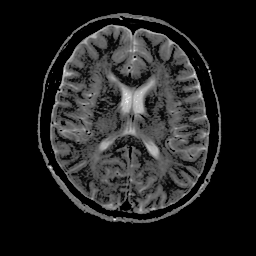
#> input picture lab8/mri.png, 256 x 256 px
$ jupyter execute aim1.ipynb
#> lines starting #> are read from the running program, lines starting #| are printed output that depends on the picture; after the words box and inside, x2 and y2 are one past the last pixel; in counts of white or black regions, pixels touching at a corner belong together
[cell 1]
# CELL 1: Imports and Loading Image
import cv2
import numpy as np
import matplotlib.pyplot as plt

# Read the image in grayscale (0 flag)
# Note: Replace 'sample.jpg' with a path to your own image
image_path = 'mri.png'
original_image = cv2.imread(image_path, 0)
#> original_image is the input picture: shape (256, 256); min 0, max 255, mean 32.6

if original_image is None:
    # Creating a synthetic image for demonstration if no image is found
    print(f"Could not load {image_path}. Generating a synthetic image instead.")
    original_image = np.zeros((200, 200), dtype=np.uint8)
    cv2.circle(original_image, (100, 100), 50, 200, -1) # Bright circle
    original_image = original_image + np.random.normal(20, 10, (200, 200)).astype(np.uint8) # Add noise

# Display the original image
plt.figure(figsize=(6, 6))
plt.imshow(original_image, cmap='gray')
plt.title('Original Grayscale Image')
plt.axis('off')
plt.show()

[cell 2]
# CELL 2: Histogram Distribution Calculation
def compute_histogram(image):
    """Computes the histogram of a grayscale image from scratch."""
    hist = np.zeros(256, dtype=int)
    # Flatten the image to iterate through pixels easily
    flat_image = image.ravel()
    for pixel_value in flat_image:
        hist[pixel_value] += 1
#> after the loop, hist = 256 values, max 38837 at index 0, min 0 at index 1, mean 256
    return hist

histogram = compute_histogram(original_image)
#> histogram has the same summary as hist in compute_histogram

# Plotting the histogram
plt.figure(figsize=(10, 4))
plt.bar(range(256), histogram, color='gray', width=1)
plt.title('Image Histogram')
plt.xlabel('Pixel Intensity')
plt.ylabel('Frequency')
plt.xlim([0, 255])
plt.grid(axis='y', alpha=0.75)
plt.show()
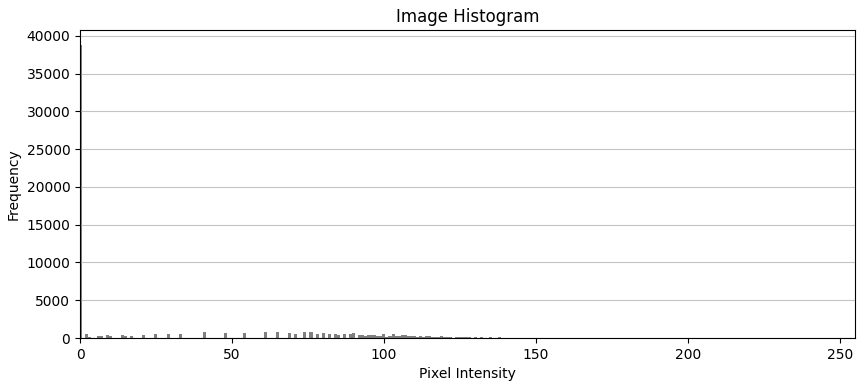
#> figure drawn by matplotlib, 1 panel; tallest bar 38837 high, from x = -0.5 to 0.5

[cell 3]
# CELL 3: Manual Thresholding Implementation
def manual_threshold(image, threshold_value):
    """Applies binary thresholding using basic numpy."""
    # Create an output array of zeros with the same shape as the input
    binary_img = np.zeros_like(image)
    # Set pixels greater than the threshold to 255 (white)
    binary_img[image > threshold_value] = 255
    return binary_img

# Let's pick 3 arbitrary thresholds to compare
T1, T2, T3 = 80, 127, 200

manual_res1 = manual_threshold(original_image, T1)
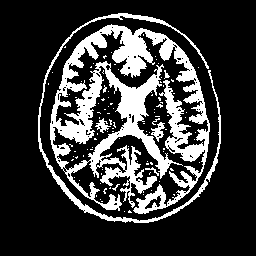
#> manual_res1: shape (256, 256); 22% white; 104 white regions (98 under 20 px), largest, box (x1, y1, x2, y2) and area: (50, 24, 210, 214) 11913, (38, 13, 221, 223) 1875, (151, 122, 165, 142) 127, (95, 118, 111, 133) 100, (145, 167, 159, 176) 34, (164, 70, 170, 79) 25
manual_res2 = manual_threshold(original_image, T2)
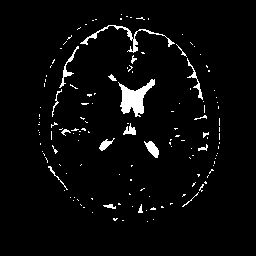
#> manual_res2: shape (256, 256); 3.6% white; 142 white regions (123 under 20 px), largest, box (x1, y1, x2, y2) and area: (118, 79, 155, 117) 638, (80, 25, 175, 53) 330, (144, 141, 159, 158) 137
manual_res3 = manual_threshold(original_image, T3)
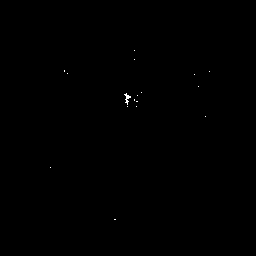
#> manual_res3: shape (256, 256); 0.08% white in thin lines or dots, all inside (x1, y1, x2, y2) = (50, 50, 210, 220)

# Display the manual thresholding results
fig, axes = plt.subplots(1, 3, figsize=(15, 5))
axes[0].imshow(manual_res1, cmap='gray')
axes[0].set_title(f'Manual Threshold: {T1}')
axes[0].axis('off')

axes[1].imshow(manual_res2, cmap='gray')
axes[1].set_title(f'Manual Threshold: {T2}')
axes[1].axis('off')

axes[2].imshow(manual_res3, cmap='gray')
axes[2].set_title(f'Manual Threshold: {T3}')
axes[2].axis('off')

plt.tight_layout()
plt.show()

[cell 4]
# CELL 4: Otsu's Algorithm Implementation
def otsu_threshold(image, hist):
    """Calculates the optimal threshold using Otsu's method from scratch."""
    total_pixels = image.shape[0] * image.shape[1]
#> total_pixels = 65536

    # Calculate probabilities of each intensity level
    probabilities = hist / total_pixels
#> probabilities = 256 values, max 0.593 at index 0, min 0 at index 1, mean 0.00391

    best_threshold = 0
    max_variance = 0

    # Iterate through all possible thresholds t
    for t in range(256):
        # Weights (Probabilities of class 0 and class 1)
        w0 = np.sum(probabilities[:t+1])
        w1 = np.sum(probabilities[t+1:])

        # If either class has no pixels, we can't calculate a valid variance, so skip
        if w0 == 0 or w1 == 0:
            continue

        # Means (Expected value of class 0 and class 1)
        mu0 = np.sum(np.arange(t+1) * probabilities[:t+1]) / w0
        mu1 = np.sum(np.arange(t+1, 256) * probabilities[t+1:]) / w1

        # Between-class variance
        variance_between = w0 * w1 * (mu0 - mu1)**2

        # Keep track of the maximum variance and the threshold that caused it
        if variance_between > max_variance:
            max_variance = variance_between
            best_threshold = t
#> this loop made 256 passes
#> (w0, w1, mu0, mu1, variance_between, max_variance) on passes 1, 3, 4, 7, 8, 10, 11, 15, 16, 18, 22, 26: (0.593, 0.407, 0, 79.97, 1544, 1544), (0.601, 0.399, 0.0286, 81.65, 1597.3, 1597.3), (0.604, 0.396, 0.0405, 82.13, 1612.4, 1612.4), (0.607, 0.393, 0.0723, 82.76, 1631.2, 1631.2), (0.61, 0.39, 0.109, 83.38, 1649.6, 1649.6), (0.616, 0.384, 0.193, 84.51, 1681.8, 1681.8), (0.62, 0.38, 0.257, 85.31, 1704.3, 1704.3), (0.626, 0.374, 0.383, 86.4, 1732.7, 1732.7), (0.63, 0.37, 0.484, 87.24, 1754.3, 1754.3), (0.635, 0.365, 0.611, 88.18, 1777.4, 1777.4), (0.641, 0.359, 0.816, 89.39, 1804.4, 1804.4), (0.65, 0.35, 1.14, 91, 1836.5, 1836.5)
#> (w0, w1, mu0, mu1, variance_between) on passes 2, 5, 6, 9, 12, 13: (0.593, 0.407, 0, 79.97, 1544), (0.604, 0.396, 0.0405, 82.13, 1612.4), (0.604, 0.396, 0.0405, 82.13, 1612.4), (0.61, 0.39, 0.109, 83.38, 1649.6), (0.62, 0.38, 0.257, 85.31, 1704.3), (0.62, 0.38, 0.257, 85.31, 1704.3)
#> after the loop, best_threshold = 48; max_variance = 1902.3

    return best_threshold

# Calculate the optimal threshold
optimal_T = otsu_threshold(original_image, histogram)
#> optimal_T = 48
print(f"Calculated Optimal Threshold (Otsu's Method): {optimal_T}")
#| Calculated Optimal Threshold (Otsu's Method): 48

# Apply the calculated threshold
otsu_result = manual_threshold(original_image, optimal_T)
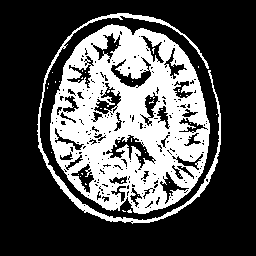
#> otsu_result: shape (256, 256); 31.2% white; 40 white regions (38 under 20 px), largest, box (x1, y1, x2, y2) and area: (50, 24, 210, 214) 18265, (37, 13, 221, 224) 2068

[cell 5]
# CELL 5: Final Comparison
fig, axes = plt.subplots(1, 3, figsize=(18, 5))

# Plot 1: Histogram with Otsu Threshold line
axes[0].bar(range(256), histogram, color='gray', width=1)
axes[0].axvline(optimal_T, color='red', linestyle='dashed', linewidth=2,
                label=f"Otsu's Threshold (T={optimal_T})")
axes[0].set_title('Histogram with Otsu Threshold')
axes[0].set_xlabel('Pixel Intensity')
axes[0].set_ylabel('Frequency')
axes[0].legend()

# Plot 2: Original Image
axes[1].imshow(original_image, cmap='gray')
axes[1].set_title('Original Image')
axes[1].axis('off')

# Plot 3: Otsu Segmentation Result
axes[2].imshow(otsu_result, cmap='gray')
axes[2].set_title(f'Otsu Segmentation Result (T={optimal_T})')
axes[2].axis('off')

plt.tight_layout()
plt.show()
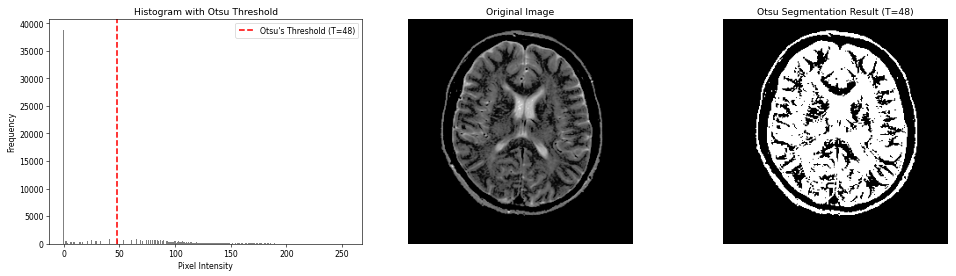
#> figure drawn by matplotlib, 3 panels; panel 1: tallest bar 38837 high, from x = -0.5 to 0.5

# Conclusion on Segmentation Quality
print("--- Segmentation Quality Comparison ---")
print("Manual thresholding requires guessing or visually inspecting the histogram, which often fails if lighting changes.")
print(f"Otsu's method automatically found T={optimal_T} by maximizing the variance between the foreground and background classes.")
#| Otsu's method automatically found T=48 by maximizing the variance between the foreground and background classes.
print("This usually provides the cleanest, mathematically optimal bimodal split without human intervention.")

[cell 6]
# CELL 6: Comprehensive Visual Comparison
# Setting up a 1x5 grid to compare all thresholded images side-by-side
fig, axes = plt.subplots(1, 4, figsize=(22, 5))

# 1. Original
axes[0].imshow(original_image, cmap='gray')
axes[0].set_title('Original Image')
axes[0].axis('off')

# 2. Manual 1
axes[1].imshow(manual_res1, cmap='gray')
axes[1].set_title(f'Manual (T={T1})')
axes[1].axis('off')

# 3. Manual 2
axes[2].imshow(manual_res2, cmap='gray')
axes[2].set_title(f'Manual (T={T2})')
axes[2].axis('off')

# # 4. Manual 3
# axes[3].imshow(manual_res3, cmap='gray')
# axes[3].set_title(f'Manual (T={T3})')
# axes[3].axis('off')

# 5. Otsu
axes[3].imshow(otsu_result, cmap='gray')
axes[3].set_title(f"Otsu's Optimal (T={optimal_T})")
axes[3].axis('off')

plt.tight_layout()
plt.show()

# Final Evaluation Printout
print("--- Final Segmentation Evaluation ---")
print(f"1. Low Manual (T={T1}): Often leaves too much background noise (false positives).")
print(f"2. Medium Manual (T={T2}): A decent guess, but might over/under segment depending on lighting.")
# print(f"3. High Manual (T={T3}): Usually erodes the foreground too much, losing important details (false negatives).")
print(f"3. Otsu (T={optimal_T}): Automatically balances the trade-off by finding the exact mathematical valley in the histogram, yielding the most robust bimodal segmentation.")
#| 3. Otsu (T=48): Automatically balances the trade-off by finding the exact mathematical valley in the histogram, yielding the most robust bimodal segmentation.

[cell 7]
# CELL 7: Masked Otsu for White vs. Grey Matter

# 1. Create a mask to isolate the brain.
# We'll use a low threshold (e.g., > 10) to safely exclude the dark background noise.
brain_mask = original_image > 10
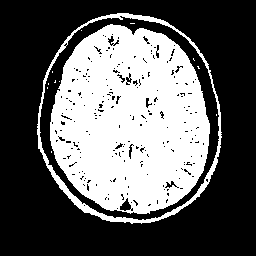
#> brain_mask: shape (256, 256) bool; 38% white; 13 white regions (11 under 20 px), largest, box (x1, y1, x2, y2) and area: (50, 24, 210, 214) 22635, (37, 13, 222, 224) 2242

# 2. Extract only the pixel intensities of the brain
brain_pixels = original_image[brain_mask]

# 3. Compute the histogram of ONLY the brain tissue
masked_hist = np.zeros(256, dtype=int)
for pixel_value in brain_pixels:
    masked_hist[pixel_value] += 1
#> this loop made 24906 passes
#> pixel_value on passes 1 to 3: 69, 96, 96
#> after the loop, masked_hist = 256 values, max 815 at index 65, min 0 at index 0, mean 97.29

# 4. Modified Otsu to handle masked histograms
def masked_otsu_threshold(hist):
    """Calculates Otsu threshold based on a specific pixel count, not image dimensions."""
    total_pixels = np.sum(hist) # Use the sum of the histogram, not image shape
#> total_pixels = 24906
    probabilities = hist / total_pixels
#> probabilities = 256 values, max 0.0327 at index 65, min 0 at index 0, mean 0.00391

    best_threshold = 0
    max_variance = 0

    for t in range(256):
        w0 = np.sum(probabilities[:t+1])
        w1 = np.sum(probabilities[t+1:])

        if w0 == 0 or w1 == 0:
            continue

        mu0 = np.sum(np.arange(t+1) * probabilities[:t+1]) / w0
        mu1 = np.sum(np.arange(t+1, 256) * probabilities[t+1:]) / w1

        variance_between = w0 * w1 * (mu0 - mu1)**2

        if variance_between > max_variance:
            max_variance = variance_between
            best_threshold = t
#> this loop made 256 passes
#> (w0, w1, mu0, mu1, variance_between, max_variance) on passes 15, 16, 18, 22, 24, 26, 27, 30, 31, 32, 34, 40: (0.015, 0.985, 14, 86.4, 77.52, 77.52), (0.0265, 0.974, 14.43, 87.24, 136.7, 136.7), (0.0393, 0.961, 15.27, 88.18, 200.9, 200.9), (0.0563, 0.944, 17, 89.39, 278.5, 278.5), (0.0563, 0.944, 17, 89.39, 278.5, 278.5), (0.0794, 0.921, 19.32, 91, 375.4, 375.4), (0.0794, 0.921, 19.32, 91, 375.4, 375.4), (0.0992, 0.901, 21.26, 92.36, 451.9, 451.9), (0.0992, 0.901, 21.26, 92.36, 451.9, 451.9), (0.0992, 0.901, 21.26, 92.36, 451.9, 451.9), (0.121, 0.879, 23.41, 93.87, 529.9, 529.9), (0.121, 0.879, 23.41, 93.87, 529.9, 529.9)
#> (w0, w1, mu0, mu1, variance_between) on passes 17, 19, 20, 21, 23, 25: (0.0265, 0.974, 14.43, 87.24, 136.7), (0.0393, 0.961, 15.27, 88.18, 200.9), (0.0393, 0.961, 15.27, 88.18, 200.9), (0.0393, 0.961, 15.27, 88.18, 200.9), (0.0563, 0.944, 17, 89.39, 278.5), (0.0563, 0.944, 17, 89.39, 278.5)
#> after the loop, best_threshold = 81; max_variance = 767

    return best_threshold

# Calculate the new threshold for the brain tissue only
brain_optimal_T = masked_otsu_threshold(masked_hist)
#> brain_optimal_T = 81
print(f"Calculated Optimal Threshold for Tissue (Masked Otsu): {brain_optimal_T}")
#| Calculated Optimal Threshold for Tissue (Masked Otsu): 81

# 5. Apply the threshold to separate White Matter, Grey Matter, and Background
# Create an output array of zeros (Background = 0/Black)
tissue_segmented = np.zeros_like(original_image)

# White matter: Part of the brain AND above the new tissue threshold
tissue_segmented[(brain_mask) & (original_image > brain_optimal_T)] = 255

# Grey matter: Part of the brain AND below the new tissue threshold
# We'll set this to a medium gray (e.g., 100) so we can see all 3 classes
tissue_segmented[(brain_mask) & (original_image <= brain_optimal_T)] = 100

# 6. Display the results
fig, axes = plt.subplots(1, 3, figsize=(18, 5))

# Plot 1: Masked Histogram
axes[0].bar(range(256), masked_hist, color='gray', width=1)
axes[0].axvline(brain_optimal_T, color='blue', linestyle='dashed', linewidth=2,
                label=f"Tissue Threshold (T={brain_optimal_T})")
axes[0].set_title('Histogram of Brain Tissue Only')
axes[0].set_xlabel('Pixel Intensity')
axes[0].set_ylabel('Frequency')
axes[0].legend()

# Plot 2: Original Image
axes[1].imshow(original_image, cmap='gray')
axes[1].set_title('Original MRI')
axes[1].axis('off')

# Plot 3: Segmented Tissues
axes[2].imshow(tissue_segmented, cmap='gray')
axes[2].set_title(f'White (255) vs Grey (100) vs BG (0)')
axes[2].axis('off')

plt.tight_layout()
plt.show()
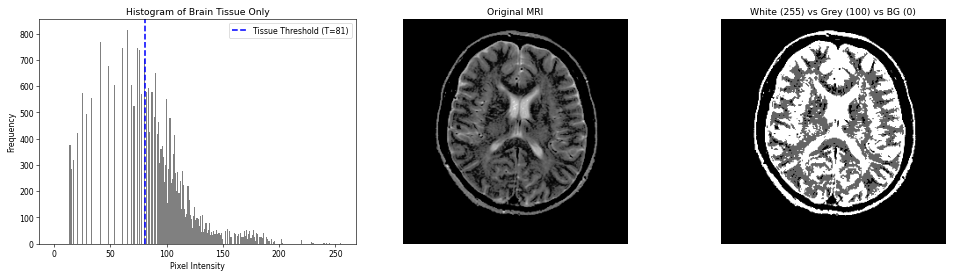
#> figure drawn by matplotlib, 3 panels; panel 1: tallest bar 815 high, from x = 64.5 to 65.5

# Conclusion
print("--- Masked Otsu Evaluation ---")
print("By removing the massive spike of dark background pixels from our histogram,")
print("Otsu's algorithm was able to find the subtle secondary valley between the")
print("grey matter and the brighter white matter/fluids inside the brain.")

$ run again, with lab8/ct.png copied over lab8/mri.png
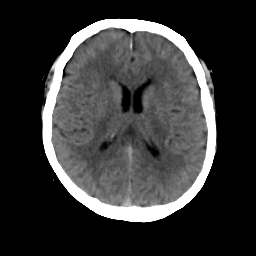
#> input picture lab8/ct.png, 256 x 256 px
#> original_image is the input picture: shape (256, 256); min 0, max 255, mean 54.2
#> after the loop in compute_histogram, `for pixel_value in flat_image:`: hist = 256 values, max 36933 at index 0, min 0 at index 1, mean 256
#> histogram has the same summary as hist in compute_histogram
#> `manual_res1 = manual_threshold(original_image, T1)`:
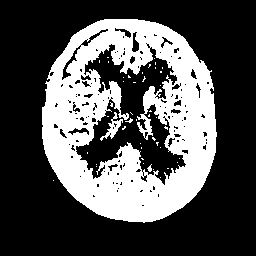
#> manual_res1: shape (256, 256); 32.1% white; 45 white regions (42 under 20 px), largest, box (x1, y1, x2, y2) and area: (42, 19, 217, 223) 20697, (100, 112, 123, 141) 196, (147, 164, 152, 172) 22
#> manual_res2: shape (256, 256); 10.3% white; 46 white regions (44 under 20 px), largest, box (x1, y1, x2, y2) and area: (42, 19, 216, 222) 6521, (128, 147, 132, 163) 45
#> manual_res3: shape (256, 256); 8.6% white; 3 white regions (2 under 20 px), largest, box (x1, y1, x2, y2) and area: (42, 19, 216, 222) 5652
#> in otsu_threshold, `probabilities = hist / total_pixels`: probabilities = 256 values, max 0.564 at index 0, min 0 at index 1, mean 0.00391
#> the loop in otsu_threshold, `for t in range(256):` made 256 passes
#> (w0, w1, mu0, mu1, variance_between, max_variance) on passes 1, 5, 12, 19, 26, 33, 40, 47: (0.564, 0.436, 0, 124.2, 3792.7, 3792.7), (0.564, 0.436, 0.0066, 124.4, 3806.1, 3806.1), (0.566, 0.434, 0.0377, 124.9, 3826.6, 3826.6), (0.568, 0.432, 0.0923, 125.3, 3845.8, 3845.8), (0.569, 0.431, 0.131, 125.5, 3854.2, 3854.2), (0.571, 0.429, 0.266, 126, 3873.1, 3873.1), (0.573, 0.427, 0.377, 126.3, 3883, 3883), (0.577, 0.423, 0.68, 127.1, 3900.1, 3900.1)
#> after the loop in otsu_threshold, `for t in range(256):`: best_threshold = 67; max_variance = 3922.4
#> optimal_T = 67
#| Calculated Optimal Threshold (Otsu's Method): 67
#> otsu_result: shape (256, 256); 38.7% white; 15 white regions (14 under 20 px), largest, box (x1, y1, x2, y2) and area: (41, 19, 217, 223) 25312
#| Otsu's method automatically found T=67 by maximizing the variance between the foreground and background classes.
#| 3. Otsu (T=67): Automatically balances the trade-off by finding the exact mathematical valley in the histogram, yielding the most robust bimodal segmentation.
#> brain_mask: shape (256, 256) bool; 43.6% white; 10 white regions (9 under 20 px), largest, box (x1, y1, x2, y2) and area: (41, 18, 218, 223) 28527
#> the loop `for pixel_value in brain_pixels:` made 28542 passes
#> pixel_value on passes 1 to 3: 60, 32, 87
#> after the loop `for pixel_value in brain_pixels:`: masked_hist = 256 values, max 5448 at index 255, min 0 at index 0, mean 111.5
#> in masked_otsu_threshold, `total_pixels = np.sum(hist)`: total_pixels = 28542
#> in masked_otsu_threshold, `probabilities = hist / total_pixels`: probabilities = 256 values, max 0.191 at index 255, min 0 at index 0, mean 0.00391
#> the loop in masked_otsu_threshold, `for t in range(256):` made 256 passes
#> (w0, w1, mu0, mu1, variance_between, max_variance) on passes 12, 19, 26, 31, 33, 39, 40, 47: (0.00368, 0.996, 11, 124.9, 47.51, 47.51), (0.00764, 0.992, 14.63, 125.3, 92.8, 92.8), (0.00967, 0.99, 16.81, 125.5, 113.1, 113.1), (0.00967, 0.99, 16.81, 125.5, 113.1, 113.1), (0.0152, 0.985, 22.36, 126, 161.2, 161.2), (0.0152, 0.985, 22.36, 126, 161.2, 161.2), (0.019, 0.981, 25.65, 126.3, 188.9, 188.9), (0.0278, 0.972, 32.09, 127.1, 243.7, 243.7)
#| Calculated Optimal Threshold for Tissue (Masked Otsu): 175
#> `plt.show()`:
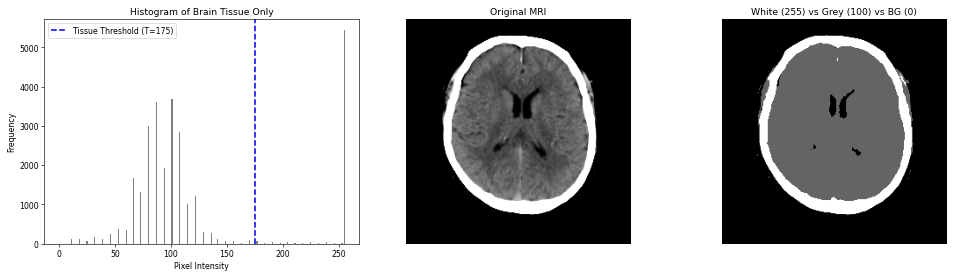
#> figure drawn by matplotlib, 3 panels; panel 1: tallest bar 5448 high, from x = 254.5 to 255.5

$ run again, with lab8/M5.jpeg saved as lab8/mri.png
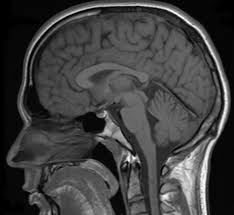
#> input picture lab8/M5.jpeg, 234 x 215 px
#> original_image is the input picture: shape (215, 234); min 0, max 255, mean 63.8
#> the loop in compute_histogram, `for pixel_value in flat_image:` made 50310 passes
#> pixel_value on passes 2 to 4: 0, 0, 0
#> after the loop in compute_histogram, `for pixel_value in flat_image:`: hist = 256 values, max 2741 at index 7, min 1 at index 254, mean 196.5
#> histogram has the same summary as hist in compute_histogram
#> `manual_res1 = manual_threshold(original_image, T1)`:
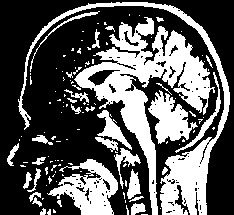
#> manual_res1: shape (215, 234); 36% white; 122 white regions (89 under 20 px), largest, box (x1, y1, x2, y2) and area: (74, 17, 215, 215) 7225, (18, 2, 230, 215) 4372, (47, 159, 118, 215) 1987
#> manual_res2: shape (215, 234); 6% white; 75 white regions (58 under 20 px), largest, box (x1, y1, x2, y2) and area: (27, 3, 228, 215) 1286, (169, 144, 201, 215) 825, (99, 120, 116, 136) 119
#> manual_res3: shape (215, 234); 1.4% white in thin lines or dots, all inside (x1, y1, x2, y2) = (60, 5, 227, 215)
#> in otsu_threshold, `probabilities = hist / total_pixels`: probabilities = 256 values, max 0.0545 at index 7, min 1.99e-05 at index 254, mean 0.00391
#> the loop in otsu_threshold, `for t in range(256):` made 256 passes
#> (w0, w1, mu0, mu1, variance_between, max_variance) on passes 1 to 8: (0.0273, 0.973, 0, 65.61, 114.4, 114.4), (0.0353, 0.965, 0.226, 66.14, 148, 148), (0.044, 0.956, 0.577, 66.72, 184.2, 184.2), (0.0518, 0.948, 0.94, 67.25, 215.9, 215.9), (0.0629, 0.937, 1.48, 67.99, 260.7, 260.7), (0.099, 0.901, 2.76, 70.52, 409.5, 409.5), (0.112, 0.888, 3.14, 71.46, 464, 464), (0.166, 0.834, 4.4, 75.67, 704.6, 704.6)
#> after the loop in otsu_threshold, `for t in range(256):`: best_threshold = 56; max_variance = 1268.6
#> optimal_T = 56
#| Calculated Optimal Threshold (Otsu's Method): 56
#> otsu_result: shape (215, 234); 59.9% white; 94 black regions (73 under 20 px), largest, box (x1, y1, x2, y2) and area: (23, 6, 224, 215) 6616, (0, 0, 105, 215) 6074, (150, 0, 234, 215) 4500
#| Otsu's method automatically found T=56 by maximizing the variance between the foreground and background classes.
#| 3. Otsu (T=56): Automatically balances the trade-off by finding the exact mathematical valley in the histogram, yielding the most robust bimodal segmentation.
#> brain_mask: shape (215, 234) bool; 78.3% white; 78 black regions (71 under 20 px), largest, box (x1, y1, x2, y2) and area: (0, 0, 93, 215) 5552, (156, 0, 234, 215) 4060, (76, 112, 105, 132) 302
#> the loop `for pixel_value in brain_pixels:` made 39371 passes
#> pixel_value on passes 1 to 3: 11, 14, 25
#> after the loop `for pixel_value in brain_pixels:`: masked_hist = 256 values, max 623 at index 76, min 0 at index 0, mean 153.8
#> in masked_otsu_threshold, `total_pixels = np.sum(hist)`: total_pixels = 39371
#> in masked_otsu_threshold, `probabilities = hist / total_pixels`: probabilities = 256 values, max 0.0158 at index 76, min 0 at index 0, mean 0.00391
#> the loop in masked_otsu_threshold, `for t in range(256):` made 256 passes
#> (w0, w1, mu0, mu1, variance_between, max_variance) on passes 12 to 19: (0.00605, 0.994, 11, 80.48, 29.01, 29.01), (0.0106, 0.989, 11.43, 80.79, 50.3, 50.3), (0.014, 0.986, 11.81, 81.03, 66.11, 66.11), (0.0175, 0.983, 12.25, 81.27, 81.79, 81.79), (0.0208, 0.979, 12.68, 81.49, 96.2, 96.2), (0.0244, 0.976, 13.18, 81.74, 112, 112), (0.0273, 0.973, 13.59, 81.93, 124.2, 124.2), (0.0296, 0.97, 13.93, 82.08, 133.5, 133.5)
#| Calculated Optimal Threshold for Tissue (Masked Otsu): 116
#> `plt.show()`:
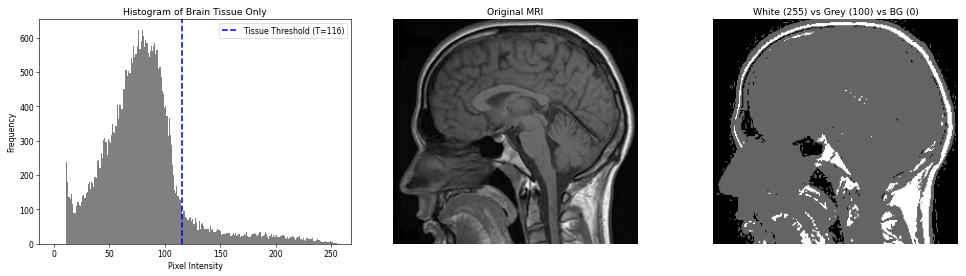
#> figure drawn by matplotlib, 3 panels; panel 1: tallest bar 623 high, from x = 75.5 to 76.5
